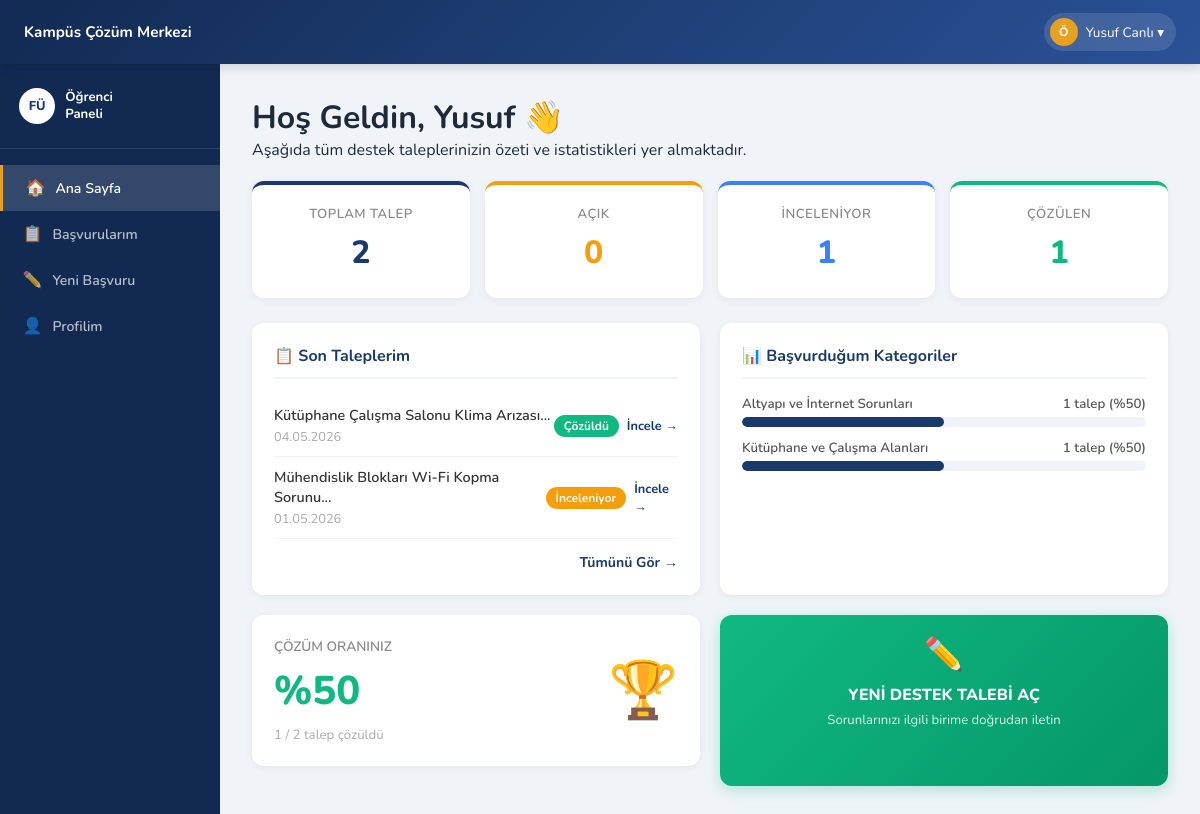
/index.php?controller=kullanici&action=ogrenciPaneli (signed in), run on the app's committed database.
### tables this page shows
CREATE TABLE `basvurular` (
  `BasvuruID` int(11) NOT NULL,
  `KullaniciID` int(11) NOT NULL,
  `KategoriID` int(11) NOT NULL,
  `BirimID` int(11) DEFAULT NULL,
  `DurumID` int(11) NOT NULL,
  `Baslik` varchar(150) NOT NULL,
  `Aciklama` text NOT NULL,
  `OlusturulmaTarihi` datetime NOT NULL DEFAULT current_timestamp()
);

CREATE TABLE `durumlar` (
  `DurumID` int(11) NOT NULL,
  `DurumAdi` varchar(50) NOT NULL,
  `RenkKodu` varchar(7) NOT NULL DEFAULT '#6B7280'
);

### app/controllers/KullaniciController.php (called while the page is built, shortened)
<?php
class KullaniciController extends Controller {
    public function ogrenciPaneli() {
        $basvuruModel = $this->model('BasvuruModel');
        $id = $_SESSION['kullanici_id'];
        $data = [
            'istatistik'         => $basvuruModel->ogrenciIstatistikleri($id),
            'detayli_istatistik' => $basvuruModel->ogrenciDetayliIstatistik($id),
            'kategori_dagilimi'  => $basvuruModel->ogrenciKategoriDagilimi($id),
            'son_talepler'       => $basvuruModel->ogrenciSonTalepler($id),
            'son_basvuru'        => $basvuruModel->ogrenciSonBasvuru($id),
        ];
        $this->view('ogrenci_anasayfa', $data);
    }
}

### app/models/BasvuruModel.php (called while the page is built, shortened)
<?php
class BasvuruModel {
    private $db;
    public function __construct() {
        global $db;
        $this->db = $db;
    }
    public function ogrenciIstatistikleri($kullanici_id) {
        $sql = "SELECT
                COUNT(BasvuruID) as Toplam,
                SUM(CASE WHEN DurumID = 1 OR DurumID = 2 THEN 1 ELSE 0 END) as DevamEden,
                SUM(CASE WHEN DurumID = 3 THEN 1 ELSE 0 END) as Cozuldu
                FROM basvurular WHERE KullaniciID = ?";
        $stmt = $this->db->prepare($sql);
        $stmt->execute([$kullanici_id]);
        return $stmt->fetch(PDO::FETCH_ASSOC);
    }
    public function ogrenciDetayliIstatistik($kullanici_id) {
        $sql = "SELECT
                COUNT(BasvuruID) as Toplam,
                SUM(CASE WHEN DurumID = 1 THEN 1 ELSE 0 END) as Acik,
                SUM(CASE WHEN DurumID = 2 THEN 1 ELSE 0 END) as Inceleniyor,
                SUM(CASE WHEN DurumID = 3 THEN 1 ELSE 0 END) as Cozuldu,
                SUM(CASE WHEN DurumID = 4 THEN 1 ELSE 0 END) as Reddedildi
                FROM basvurular WHERE KullaniciID = ?";
        $stmt = $this->db->prepare($sql);
        $stmt->execute([$kullanici_id]);
        return $stmt->fetch(PDO::FETCH_ASSOC);
    }
    public function ogrenciKategoriDagilimi($kullanici_id) {
        $sql = "SELECT k.KategoriAdi, COUNT(b.BasvuruID) as Adet
                FROM basvurular b
                INNER JOIN kategoriler k ON b.KategoriID = k.KategoriID
                WHERE b.KullaniciID = ?
                GROUP BY k.KategoriID
                ORDER BY Adet DESC LIMIT 5";
        $stmt = $this->db->prepare($sql);
        $stmt->execute([$kullanici_id]);
        return $stmt->fetchAll(PDO::FETCH_ASSOC);
    }
    public function ogrenciSonTalepler($kullanici_id) {
        $sql = "SELECT b.BasvuruID, b.Baslik, b.OlusturulmaTarihi, d.DurumAdi, d.RenkKodu
                FROM basvurular b
                INNER JOIN durumlar d ON b.DurumID = d.DurumID
                WHERE b.KullaniciID = ?
                ORDER BY b.OlusturulmaTarihi DESC LIMIT 3";
        $stmt = $this->db->prepare($sql);
        $stmt->execute([$kullanici_id]);
        return $stmt->fetchAll(PDO::FETCH_ASSOC);
    }
}

### app/views/ogrenci_anasayfa.php (the view, shortened to what this page needs)
<!DOCTYPE html>
<html lang="tr">
<head>
  <link rel="stylesheet" href="css/style.css" />
  <link rel="stylesheet" href="css/index.css" />
</head>
<body>
<header>
  <div class="header-inner">
    <a href="index.php?controller=kullanici&action=ogrenciPaneli" style="display:flex;align-items:center;gap:10px;text-decoration:none;color:inherit;">
      <span class="header-title">Kampüs Çözüm Merkezi</span>
    </a>
    <div class="header-right">
      <div class="user-dropdown">
        <div class="header-user">
          <div class="avatar">Ö</div>
          <?php echo $_SESSION['ad_soyad']; ?> ▾
        </div>
      </div>
    </div>
  </div>
</header>
<div class="layout">
  <aside>
    <div class="sidebar-logo">
      <div class="logo-sm">FÜ</div>
      <span>Öğrenci<br/>Paneli</span>
    </div>
    <nav>
      <a href="index.php?controller=kullanici&action=ogrenciPaneli" class="active"><span class="icon">🏠</span> Ana Sayfa</a>
      <a href="index.php?controller=kullanici&action=basvurularim"><span class="icon">📋</span> Başvurularım</a>
      <a href="index.php?controller=kullanici&action=yeniBasvuru"><span class="icon">✏️</span> Yeni Başvuru</a>
      <a href="index.php?controller=kullanici&action=profil"><span class="icon">👤</span> Profilim</a>
    </nav>
  </aside>
  <div class="content">
    <div class="header-content" style="margin-bottom:20px;">
      <h1>Hoş Geldin, <?php echo explode(' ', $_SESSION['ad_soyad'])[0]; ?> 👋</h1>
      <p>Aşağıda tüm destek taleplerinizin özeti ve istatistikleri yer almaktadır.</p>
    </div>
    <?php $ist = $data['detayli_istatistik'] ?? []; ?>
    <div class="stats-row">
      <div class="stat-card" style="border-color:#1a3a6b;">
        <div class="label">Toplam Talep</div>
        <div class="num" style="color:#1a3a6b;"><?php echo $ist['Toplam'] ?? 0; ?></div>
      </div>
      <div class="stat-card" style="border-color:#f59e0b;">
        <div class="label">Açık</div>
        <div class="num" style="color:#f59e0b;"><?php echo $ist['Acik'] ?? 0; ?></div>
      </div>
      <div class="stat-card" style="border-color:#3b82f6;">
        <div class="label">İnceleniyor</div>
        <div class="num" style="color:#3b82f6;"><?php echo $ist['Inceleniyor'] ?? 0; ?></div>
      </div>
      <div class="stat-card" style="border-color:#10b981;">
        <div class="label">Çözülen</div>
        <div class="num" style="color:#10b981;"><?php echo $ist['Cozuldu'] ?? 0; ?></div>
      </div>
    </div>
    <div class="two-col">
      <div class="section-card">
        <h3>📋 Son Taleplerim</h3>
        <?php if(!empty($data['son_talepler'])): ?>
          <?php foreach($data['son_talepler'] as $t): ?>
            <div class="ticket-row">
              <div>
                <div class="t-title"><?php echo htmlspecialchars(mb_substr($t['Baslik'],0,40)); ?>...</div>
                <div class="t-date"><?php echo date('d.m.Y', strtotime($t['OlusturulmaTarihi'])); ?></div>
              </div>
              <div style="display:flex;align-items:center;gap:8px;">
                <span class="badge-sm" style="background:<?php echo $t['RenkKodu']; ?>;"><?php echo $t['DurumAdi']; ?></span>
                <a href="index.php?controller=basvuru&action=detay&id=<?php echo $t['BasvuruID']; ?>" style="font-size:0.8rem;color:#1a3a6b;font-weight:bold;text-decoration:none;">İncele →</a>
              </div>
            </div>
          <?php endforeach; ?>
        <?php else: ?>
          <p style="color:#aaa;font-style:italic;text-align:center;padding:20px 0;">Henüz talebiniz bulunmuyor.</p>
        <?php endif; ?>
        <div style="text-align:right;margin-top:12px;">
          <a href="index.php?controller=kullanici&action=basvurularim" style="color:#1a3a6b;font-weight:bold;font-size:0.88rem;text-decoration:none;">Tümünü Gör →</a>
        </div>
      </div>
      <div class="section-card">
        <h3>📊 Başvurduğum Kategoriler</h3>
        <?php
          $toplam = $ist['Toplam'] ?? 0;
          if(!empty($data['kategori_dagilimi']) && $toplam > 0):
            foreach($data['kategori_dagilimi'] as $kat):
              $yuzde = round(($kat['Adet'] / $toplam) * 100, 1);
        ?>
          <div class="progress-bar-wrap">
            <div class="pb-label">
              <span><?php echo htmlspecialchars($kat['KategoriAdi']); ?></span>
              <span><?php echo $kat['Adet']; ?> talep (%<?php echo $yuzde; ?>)</span>
            </div>
            <div class="progress-bar-bg">
              <div class="progress-bar-fill" style="width:<?php echo $yuzde; ?>%;"></div>
            </div>
          </div>
        <?php endforeach; else: ?>
          <p style="color:#aaa;font-style:italic;text-align:center;padding:20px 0;">Henüz kategori verisi yok.</p>
        <?php endif; ?>
      </div>
    </div>
    <div class="two-col">
      <div class="section-card" style="display:flex;align-items:center;justify-content:space-between;">
        <div>
          <div style="font-size:0.85rem;color:#888;font-weight:600;text-transform:uppercase;">Çözüm Oranınız</div>
          <?php
            $oran = ($ist['Toplam'] ?? 0) > 0 ? round(($ist['Cozuldu'] / $ist['Toplam']) * 100, 1) : 0;
          ?>
          <div style="font-size:2.5rem;font-weight:800;color:#10b981;margin:8px 0;">%<?php echo $oran; ?></div>
          <div style="font-size:0.83rem;color:#aaa;"><?php echo $ist['Cozuldu'] ?? 0; ?> / <?php echo $ist['Toplam'] ?? 0; ?> talep çözüldü</div>
        </div>
        <div style="font-size:3.5rem;">🏆</div>
      </div>
      <a href="index.php?controller=kullanici&action=yeniBasvuru" class="cta-btn">
        <div style="font-size:2rem;margin-bottom:8px;">✏️</div>
        YENİ DESTEK TALEBİ AÇ
        <div style="font-size:0.82rem;font-weight:400;margin-top:5px;opacity:0.85;">Sorunlarınızı ilgili birime doğrudan iletin</div>
      </a>
    </div>
  </div>
</div>
</body>
</html>

### public/css/Style.css (style rules this page uses)
:root { --primary: #1a3a6b; --primary-dark: #122a52; --primary-light: #2a5298; --accent: #e8a020; --accent-light: #f5b942; --bg: #f0f4f9; --white: #ffffff; --text: #1e2a3a; --text-muted: #5a6a7e; --border: #d0dbe8; --shadow: 0 4px 20px rgba(26, 58, 107, 0.10); --radius: 12px; --sidebar-w: 220px; --bg-gradient: linear-gradient(135deg, #0f2027 0%, #203a43 50%, #2c5364 100%); --card-bg: rgba(255, 255, 255, 0.92); --border-radius: 16px; --transition: all 0.3s cubic-bezier(0.4, 0, 0.2, 1); }
* { margin: 0; padding: 0; box-sizing: border-box; }
body { font-family: 'Nunito', sans-serif; background: var(--bg); color: var(--text); min-height: 100vh; display: flex; flex-direction: column; }
header { background: linear-gradient(135deg, var(--primary-dark) 0%, var(--primary-light) 100%); color: var(--white); padding: 0 1.5rem; position: sticky; top: 0; z-index: 100; box-shadow: 0 2px 12px rgba(0, 0, 0, 0.18); }
.header-inner { display: flex; align-items: center; justify-content: space-between; height: 58px; }
.header-title { font-size: 0.95rem; font-weight: 700; }
.header-right { display: flex; align-items: center; gap: 8px; }
.header-user { display: flex; align-items: center; gap: 8px; background: rgba(255, 255, 255, 0.12); border-radius: 24px; padding: 5px 12px 5px 6px; font-size: 0.85rem; cursor: pointer; }
.user-dropdown { position: relative; display: inline-block; }
.avatar { width: 28px; height: 28px; border-radius: 50%; background: var(--accent); display: flex; align-items: center; justify-content: center; font-weight: 700; font-size: 0.75rem; color: var(--white); }
.layout { display: flex; flex: 1; }
aside { width: var(--sidebar-w); background: var(--primary-dark); flex-shrink: 0; padding: 1.5rem 0; }
.sidebar-logo { display: flex; align-items: center; gap: 10px; padding: 0 1.2rem 1.5rem; border-bottom: 1px solid rgba(255, 255, 255, 0.1); margin-bottom: 1rem; }
.logo-sm { width: 36px; height: 36px; border-radius: 50%; background: var(--white); display: flex; align-items: center; justify-content: center; font-weight: 800; color: var(--primary); font-size: 0.8rem; flex-shrink: 0; }
.sidebar-logo span { color: var(--white); font-size: 0.82rem; font-weight: 700; line-height: 1.3; }
nav a { display: flex; align-items: center; gap: 10px; padding: 0.75rem 1.4rem; color: rgba(255, 255, 255, 0.7); text-decoration: none; font-size: 0.88rem; font-weight: 600; transition: background 0.15s, color 0.15s; }
nav a.active { background: rgba(255, 255, 255, 0.14); color: var(--white); border-left: 3px solid var(--accent); }
nav a .icon { font-size: 1rem; width: 20px; text-align: center; }
.content { flex: 1; padding: 2rem; overflow-y: auto; }

### public/css/Index.css (style rules this page uses)
.header-inner { height: 64px; }

### data on the page
basvurular: Baslik "Kütüphane Çalışma Salonu Klima Arızası", OlusturulmaTarihi "04.05.2026", DurumID.DurumAdi "Çözüldü"
basvurular: Baslik "Mühendislik Blokları Wi-Fi Kopma Sorunu", OlusturulmaTarihi "01.05.2026", DurumID.DurumAdi "İnceleniyor"

### other printed values
$_SESSION['ad_soyad'] "Yusuf Canlı"
explode(' ', $_SESSION['ad_soyad'])[0] "Yusuf"
$ist['Toplam'] "2"
$ist['Acik'] "0"
$ist['Inceleniyor'] "1"
$ist['Cozuldu'] "1"
$kat['KategoriAdi'] "Altyapı ve İnternet Sorunları"
$kat['Adet'] "1"
$yuzde "50"
$kat['KategoriAdi'] "Kütüphane ve Çalışma Alanları"
$oran "50"
